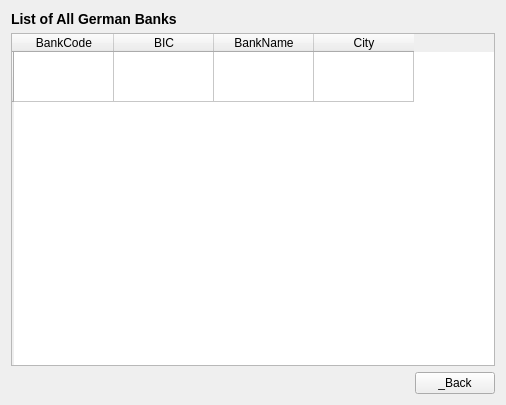
<?xml version="1.0" encoding="UTF-8"?>
<ui version="4.0">
 <class>GuiKnownBanksBase</class>
 <widget class="QWidget" name="GuiKnownBanksBase">
  <property name="geometry">
   <rect>
    <x>0</x>
    <y>0</y>
    <width>506</width>
    <height>405</height>
   </rect>
  </property>
  <property name="sizePolicy">
   <sizepolicy hsizetype="Preferred" vsizetype="Preferred">
    <horstretch>0</horstretch>
    <verstretch>0</verstretch>
   </sizepolicy>
  </property>
  <property name="windowTitle">
   <string>Known Banks</string>
  </property>
  <layout class="QVBoxLayout">
   <item>
    <widget class="QLabel" name="textLabelName">
     <property name="text">
      <string>&lt;h3&gt;List of All German Banks&lt;/h3&gt;</string>
     </property>
     <property name="wordWrap">
      <bool>false</bool>
     </property>
    </widget>
   </item>
   <item>
    <widget class="QTableWidget" name="tableWidgetBanks">
     <property name="selectionMode">
      <enum>QAbstractItemView::SingleSelection</enum>
     </property>
     <property name="selectionBehavior">
      <enum>QAbstractItemView::SelectRows</enum>
     </property>
     <property name="sortingEnabled">
      <bool>false</bool>
     </property>
     <attribute name="verticalHeaderCascadingSectionResizes">
      <bool>false</bool>
     </attribute>
     <attribute name="verticalHeaderDefaultSectionSize">
      <number>50</number>
     </attribute>
     <attribute name="verticalHeaderDefaultSectionSize">
      <number>50</number>
     </attribute>
     <attribute name="verticalHeaderCascadingSectionResizes">
      <bool>false</bool>
     </attribute>
     <row>
      <property name="text">
       <string/>
      </property>
     </row>
     <column>
      <property name="text">
       <string>BankCode</string>
      </property>
     </column>
     <column>
      <property name="text">
       <string>BIC</string>
      </property>
     </column>
     <column>
      <property name="text">
       <string>BankName</string>
      </property>
     </column>
     <column>
      <property name="text">
       <string>City</string>
      </property>
     </column>
    </widget>
   </item>
   <item>
    <layout class="QHBoxLayout">
     <item>
      <spacer>
       <property name="orientation">
        <enum>Qt::Horizontal</enum>
       </property>
       <property name="sizeHint" stdset="0">
        <size>
         <width>40</width>
         <height>20</height>
        </size>
       </property>
      </spacer>
     </item>
     <item>
      <widget class="QPushButton" name="buttonBack">
       <property name="text">
        <string>_Back</string>
       </property>
      </widget>
     </item>
    </layout>
   </item>
  </layout>
 </widget>
 <layoutdefault spacing="6" margin="11"/>
 <pixmapfunction>qPixmapFromMimeSource</pixmapfunction>
 <resources/>
 <connections/>
</ui>
